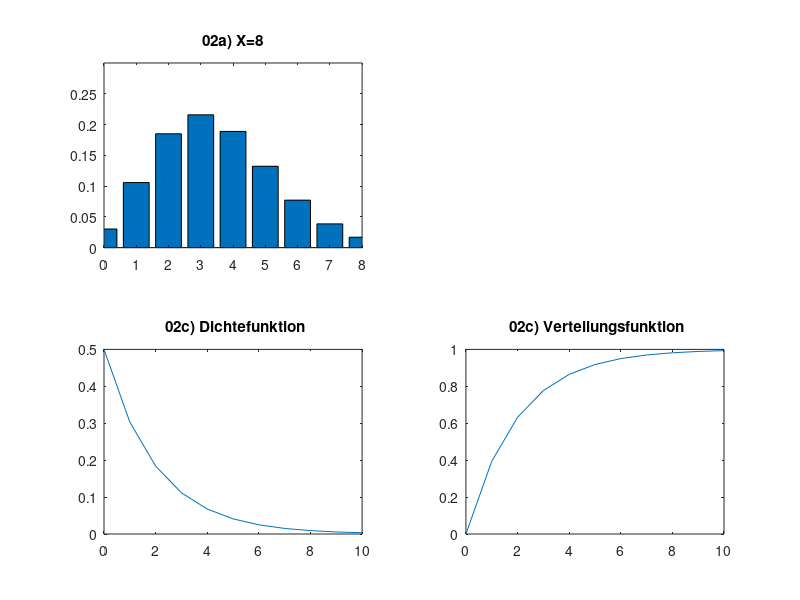

Source code (MATLAB):
% Poisson-Verteilung wird vor allem dort eingesetzt, wo die Häufigkeit eines 
% Ereignisses über eine gewisse Zeit betrachtet wird

% Varianz² = Erwartungswert
% Standardabweichung = Wurzel aus Erwartungswert/Varianz

% konvergiert, für Werte, die weit von μ entfernt sind, gegen 0

% Man benutzt die Poisson-Verteilung im allgemeinen zu Annäherung der 
% Binomialverteilung, wenn n groß ist und p klein. 
% Als Erwartungswert μ der Poisson-Verteilung verwenden wir μ = λ = n · p

% Allgemein approximiert die Poisson-Verteilung die Binomialverteilung sehr gut 
% für Werte von n ≥ 100 und λ ≤ 10

disp("Aufgabe 2");

Erwert = 7/2

% Formel für Poisson Verteilung (Papula S.368
function y = f(x)
ew = 7/2;
y = (((ew).^x)./factorial(x)).*(exp(-ew))
end

% -- A --
disp("a)");
xa = [0:1:8];
subplot(2,2,1), bar(xa, f(xa)), title('02a) X=8'), axis([0 8 0 0.3])

% -- B --
disp("b)");
MehrAlsZWeiEinsatz = 1 - f(0) - f(1) - f(2)

% -- C --
% Papula S.390
% Exponentialverteilung
disp("c)");

% Dichtefunktion
function y = CDichte(x)
Erw = 2; 
Lam = 1/Erw; % Erwartungswert = 1/Lam , umstellen
y = (Lam) * exp(-Lam*x);
end

% Verteilungsfunktion
function y = CVerteilung(x)
Erw = 2; 
Lam = 1/Erw; % Erwartungswert = 1/Lam , umstellen
y = 1 - exp(-Lam*x);
end

xc = [0:1:10];
subplot(2,2,3), plot(xc, CDichte(xc)), title(' 02c) Dichtefunktion')
subplot(2,2,4), plot(xc, CVerteilung(xc)), title(' 02c) Verteilungsfunktion')

% -- D --
disp("d)");
InnerhalbZweiTage = CVerteilung(2)

% -- E --
disp("e)");
Min5TageTage = 1 - CVerteilung(5)